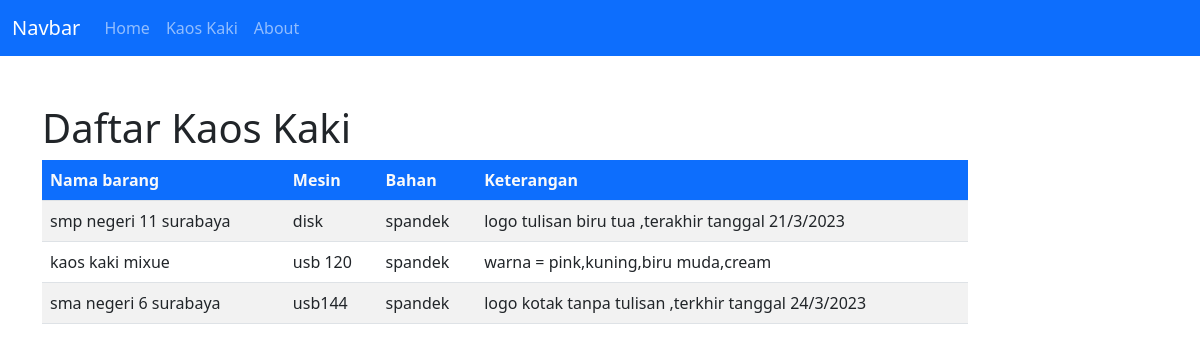
The page /public/kaoskaki on the database its author committed.
### tables this page shows
CREATE TABLE `kaoskaki` (
  `id_kaos` int NOT NULL,
  `nama` varchar(100) NOT NULL,
  `mesin` varchar(100) NOT NULL,
  `bahan` varchar(100) NOT NULL,
  `keterangan` varchar(100) NOT NULL
);

### app/core/Controller.php (called while the page is built, shortened)
<?php
class Controller{
    public function view($view,$data=[]) {
        require_once '../app/views/'.$view.'.php';
    }
    public function model($model) {
        return new $model;
    }
}
?>

### app/controllers/Kaoskaki.php (called while the page is built)
<?php
class Kaoskaki extends Controller{
    public function index(){
        $data['judul']='Daftar Kaos Kaki';
        $data['kaos']= $this->model('Kaoskaki_model')->getAllKaoskaki();
        $this->view('headfoot/atas',$data);
        $this->view('headfoot/header');
        $this->view('kaoskaki/index',$data);
        $this->view('headfoot/bawah');
    }
}
?>

### app/core/App.php (called while the page is built, shortened)
<?php
class App{
    protected $method ='index';
    protected$params =[];
    public function __construct() {
        $this->controller = new $this->controller;
        call_user_func_array([$this->controller,$this->method],$this->params);
    }
}
?>

### public/index.php (called while the page is built, shortened)
<?php
new App();
?>

### app/models/Kaoskaki_model.php (called while the page is built, shortened)
<?php
class Kaoskaki_model{
    private $dbh;
    public function __construct() {
        $dsn='mysql:host=localhost;dbname=phpmvc';
       try {
        $this->dbh=new PDO($dsn ,'root','');
       }catch(PDOException $e){
        die($e->getMessage());
       }
    }
    public function getAllkaoskaki(){
        $this->stmt=$this->dbh->prepare('SELECT*FROM kaoskaki');
        $this->stmt->execute();
        return $this->stmt->fetchAll(PDO::FETCH_ASSOC);
    }
}
?>

### app/views/kaoskaki/index.php (the view)
<div class="container mt-5">
    <div class="row">
        <div class="col-10">
            <h1>Daftar Kaos Kaki</h1>
            <table class="table table-striped">
            <thead class="text-light bg-primary">
                <tr>
                    <th scope="col">Nama barang</th>
                    <th scope="col">Mesin</th>
                    <th scope="col">Bahan</th>
                    <th scope="col">Keterangan</th>
                </tr>
            </thead>
            <tbody>
                <?php foreach ($data['kaos'] as $kaos) :?>
                <tr>
                    <td><?=$kaos['nama'];?></td>
                    <td><?=$kaos['mesin'];?></td>
                    <td><?=$kaos['bahan'];?></td>
                    <td><?=$kaos['keterangan'];?></td>
                </tr>
                <?php endforeach?>
            </tbody>
            </table>
        </div>
    </div>
</div>

### app/views/headfoot/atas.php (shortened to what this page needs)
<!doctype html>
<html lang="en">
<head>
  <link href="https://cdn.jsdelivr.net/npm/bootstrap@5.2.1/dist/css/bootstrap.min.css" rel="stylesheet"
>
</head>
<body>

### app/views/headfoot/header.php (shortened to what this page needs)
<header>
<nav class="navbar navbar-expand-lg navbar-dark bg-primary">
  <div class="container-fluid">
    <a class="navbar-brand" href="#">Navbar</a>
    <div class="collapse navbar-collapse" id="navbarNav">
      <ul class="navbar-nav">
        <li class="nav-item">
          <a class="nav-link" href="<?=BASEURL;?>">Home</a>
        </li>
        <li class="nav-item">
          <a class="nav-link" href="<?=BASEURL;?>kaoskaki">Kaos Kaki</a>
        </li>
        <li class="nav-item">
          <a class="nav-link" href="<?=BASEURL;?>about">About</a>
        </li>
      </ul>
    </div>
  </div>
</nav>
</header>

### app/views/headfoot/bawah.php (shortened to what this page needs)
</body>
</html>

### rows shown on the page
kaoskaki: nama "smp negeri 11 surabaya", mesin "disk", bahan "spandek", keterangan "logo tulisan biru tua ,terakhir tanggal 21/3/2023"
kaoskaki: nama "kaos kaki mixue", mesin "usb 120", bahan "spandek", keterangan "warna = pink,kuning,biru muda,cream"
kaoskaki: nama "sma negeri 6 surabaya", mesin "usb144", bahan "spandek", keterangan "logo kotak tanpa tulisan ,terkhir tanggal 24/3/2023"
